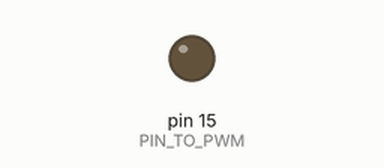
This program was run on a simulated Raspberry Pi (wiringPi pin numbers). Parts: output pins drawn as LEDs (lit = HIGH). Pin numbers are wiringPi numbers.

Above: at 0.05 s.
At 2.3 s:
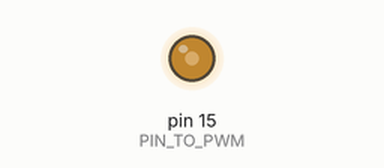
At 4.55 s:
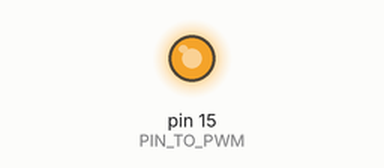
At 9.05 s:
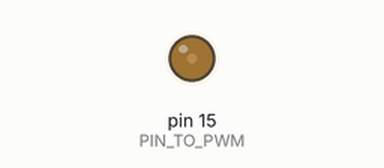
Timing chart, 0 to 13.0 s (numbered marks = the images above):
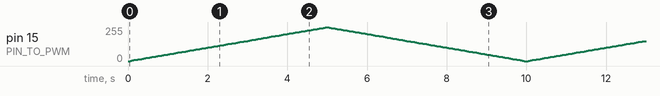

The program:

pwm_wiringpi_LED.py
```python
# Pulsates an LED connected to GPIO pin 1 with a suitable resistor 4 times using softPwm
# softPwm uses a fixed frequency
import wiringpi

OUTPUT = 1

PIN_TO_PWM = 15 # wPi

wiringpi.wiringPiSetup()
wiringpi.pinMode(PIN_TO_PWM,OUTPUT)
wiringpi.softPwmCreate(PIN_TO_PWM,0,100) # Setup PWM using Pin, Initial Value and Range parameters
# int softPwmCreate (int pin, int initialValue, int pwmRange)


for time in range(0,4): # 亮三次
	for brightness in range(0,100): # Going from 0 to 100 will give us full off to full on
		wiringpi.softPwmWrite(PIN_TO_PWM,brightness) # Change PWM duty cycle
		wiringpi.delay(50) # Delay for 0.2 seconds
	for brightness in reversed(range(0,100)): # 相反，從100到0
		wiringpi.softPwmWrite(PIN_TO_PWM,brightness)
		wiringpi.delay(50)
```
